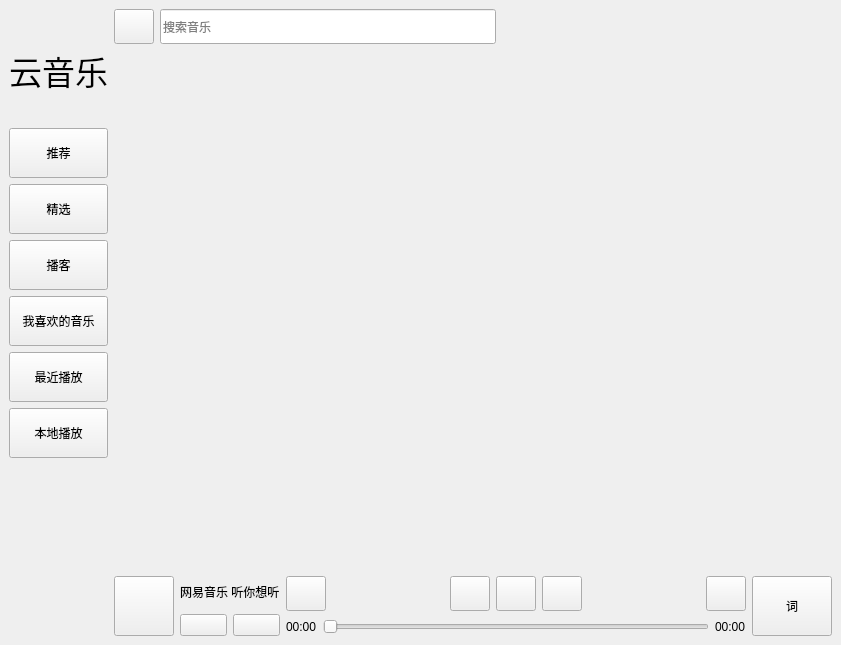
<?xml version="1.0" encoding="UTF-8"?>
<ui version="4.0">
 <class>MainWindow</class>
 <widget class="QMainWindow" name="MainWindow">
  <property name="geometry">
   <rect>
    <x>0</x>
    <y>0</y>
    <width>841</width>
    <height>645</height>
   </rect>
  </property>
  <property name="windowTitle">
   <string>MainWindow</string>
  </property>
  <widget class="QWidget" name="centralwidget">
   <layout class="QHBoxLayout" name="horizontalLayout_8">
    <item>
     <layout class="QHBoxLayout" name="horizontalLayout_7">
      <item>
       <layout class="QVBoxLayout" name="verticalLayout_3" stretch="1,3,3">
        <item>
         <layout class="QHBoxLayout" name="horizontalLayout">
          <property name="spacing">
           <number>0</number>
          </property>
          <property name="leftMargin">
           <number>0</number>
          </property>
          <property name="topMargin">
           <number>10</number>
          </property>
          <item>
           <widget class="QLabel" name="label">
            <property name="font">
             <font>
              <pointsize>25</pointsize>
             </font>
            </property>
            <property name="text">
             <string>云音乐</string>
            </property>
           </widget>
          </item>
         </layout>
        </item>
        <item>
         <layout class="QVBoxLayout" name="verticalLayout">
          <item>
           <widget class="QPushButton" name="pushButton">
            <property name="sizePolicy">
             <sizepolicy hsizetype="Minimum" vsizetype="Fixed">
              <horstretch>0</horstretch>
              <verstretch>0</verstretch>
             </sizepolicy>
            </property>
            <property name="minimumSize">
             <size>
              <width>0</width>
              <height>50</height>
             </size>
            </property>
            <property name="text">
             <string>推荐</string>
            </property>
           </widget>
          </item>
          <item>
           <widget class="QPushButton" name="pushButton_2">
            <property name="minimumSize">
             <size>
              <width>0</width>
              <height>50</height>
             </size>
            </property>
            <property name="text">
             <string>精选</string>
            </property>
           </widget>
          </item>
          <item>
           <widget class="QPushButton" name="pushButton_3">
            <property name="minimumSize">
             <size>
              <width>0</width>
              <height>50</height>
             </size>
            </property>
            <property name="text">
             <string>播客</string>
            </property>
           </widget>
          </item>
         </layout>
        </item>
        <item>
         <layout class="QVBoxLayout" name="verticalLayout_2">
          <item>
           <widget class="QPushButton" name="pushButton_4">
            <property name="minimumSize">
             <size>
              <width>0</width>
              <height>50</height>
             </size>
            </property>
            <property name="text">
             <string>我喜欢的音乐</string>
            </property>
           </widget>
          </item>
          <item>
           <widget class="QPushButton" name="pushButton_5">
            <property name="minimumSize">
             <size>
              <width>0</width>
              <height>50</height>
             </size>
            </property>
            <property name="text">
             <string>最近播放</string>
            </property>
           </widget>
          </item>
          <item>
           <widget class="QPushButton" name="pushButton_6">
            <property name="minimumSize">
             <size>
              <width>0</width>
              <height>50</height>
             </size>
            </property>
            <property name="text">
             <string>本地播放</string>
            </property>
           </widget>
          </item>
          <item>
           <spacer name="verticalSpacer">
            <property name="orientation">
             <enum>Qt::Orientation::Vertical</enum>
            </property>
            <property name="sizeHint" stdset="0">
             <size>
              <width>20</width>
              <height>40</height>
             </size>
            </property>
           </spacer>
          </item>
         </layout>
        </item>
       </layout>
      </item>
      <item>
       <layout class="QVBoxLayout" name="verticalLayout_6" stretch="1,4,1">
        <item>
         <layout class="QHBoxLayout" name="horizontalLayout_2">
          <item>
           <widget class="QPushButton" name="pushButton_7">
            <property name="minimumSize">
             <size>
              <width>0</width>
              <height>35</height>
             </size>
            </property>
            <property name="styleSheet">
             <string notr="true">image:url(:/icon/1.png)</string>
            </property>
            <property name="text">
             <string/>
            </property>
           </widget>
          </item>
          <item>
           <widget class="QLineEdit" name="lineEdit">
            <property name="minimumSize">
             <size>
              <width>0</width>
              <height>35</height>
             </size>
            </property>
            <property name="placeholderText">
             <string>搜索音乐</string>
            </property>
           </widget>
          </item>
          <item>
           <spacer name="horizontalSpacer">
            <property name="orientation">
             <enum>Qt::Orientation::Horizontal</enum>
            </property>
            <property name="sizeHint" stdset="0">
             <size>
              <width>40</width>
              <height>20</height>
             </size>
            </property>
           </spacer>
          </item>
         </layout>
        </item>
        <item>
         <widget class="QWidget" name="widget" native="true"/>
        </item>
        <item>
         <layout class="QHBoxLayout" name="horizontalLayout_6">
          <item>
           <widget class="QPushButton" name="pushButton_11">
            <property name="minimumSize">
             <size>
              <width>60</width>
              <height>60</height>
             </size>
            </property>
            <property name="styleSheet">
             <string notr="true">image:url(:/icon/img_2.png)</string>
            </property>
            <property name="text">
             <string/>
            </property>
           </widget>
          </item>
          <item>
           <layout class="QVBoxLayout" name="verticalLayout_4">
            <item>
             <widget class="QLabel" name="label_2">
              <property name="text">
               <string>网易音乐 听你想听</string>
              </property>
             </widget>
            </item>
            <item>
             <layout class="QHBoxLayout" name="horizontalLayout_3">
              <item>
               <widget class="QPushButton" name="pushButton_12">
                <property name="styleSheet">
                 <string notr="true">image:url(:/icon/28.png)</string>
                </property>
                <property name="text">
                 <string/>
                </property>
               </widget>
              </item>
              <item>
               <widget class="QPushButton" name="pushButton_13">
                <property name="styleSheet">
                 <string notr="true">image:url(:/icon/36.png)</string>
                </property>
                <property name="text">
                 <string/>
                </property>
               </widget>
              </item>
             </layout>
            </item>
           </layout>
          </item>
          <item>
           <layout class="QVBoxLayout" name="verticalLayout_5">
            <item>
             <layout class="QHBoxLayout" name="horizontalLayout_4">
              <item>
               <widget class="QPushButton" name="pushButton_14">
                <property name="minimumSize">
                 <size>
                  <width>0</width>
                  <height>35</height>
                 </size>
                </property>
                <property name="styleSheet">
                 <string notr="true">image:url(:/icon/18.png)</string>
                </property>
                <property name="text">
                 <string/>
                </property>
               </widget>
              </item>
              <item>
               <spacer name="horizontalSpacer_2">
                <property name="orientation">
                 <enum>Qt::Orientation::Horizontal</enum>
                </property>
                <property name="sizeHint" stdset="0">
                 <size>
                  <width>40</width>
                  <height>20</height>
                 </size>
                </property>
               </spacer>
              </item>
              <item>
               <widget class="QPushButton" name="pushButton_15">
                <property name="minimumSize">
                 <size>
                  <width>0</width>
                  <height>35</height>
                 </size>
                </property>
                <property name="styleSheet">
                 <string notr="true">image:url(:/icon/44.png)</string>
                </property>
                <property name="text">
                 <string/>
                </property>
               </widget>
              </item>
              <item>
               <widget class="QPushButton" name="pushButton_16">
                <property name="minimumSize">
                 <size>
                  <width>0</width>
                  <height>35</height>
                 </size>
                </property>
                <property name="styleSheet">
                 <string notr="true">image:url(:/icon/42.png)</string>
                </property>
                <property name="text">
                 <string/>
                </property>
               </widget>
              </item>
              <item>
               <widget class="QPushButton" name="pushButton_17">
                <property name="minimumSize">
                 <size>
                  <width>0</width>
                  <height>35</height>
                 </size>
                </property>
                <property name="styleSheet">
                 <string notr="true">image:url(:/icon/46.png)</string>
                </property>
                <property name="text">
                 <string/>
                </property>
               </widget>
              </item>
              <item>
               <spacer name="horizontalSpacer_3">
                <property name="orientation">
                 <enum>Qt::Orientation::Horizontal</enum>
                </property>
                <property name="sizeHint" stdset="0">
                 <size>
                  <width>40</width>
                  <height>20</height>
                 </size>
                </property>
               </spacer>
              </item>
              <item>
               <widget class="QPushButton" name="pushButton_18">
                <property name="minimumSize">
                 <size>
                  <width>0</width>
                  <height>35</height>
                 </size>
                </property>
                <property name="styleSheet">
                 <string notr="true">image:url(:/icon/33.png)</string>
                </property>
                <property name="text">
                 <string/>
                </property>
               </widget>
              </item>
             </layout>
            </item>
            <item>
             <layout class="QHBoxLayout" name="horizontalLayout_5">
              <item>
               <widget class="QLabel" name="label_3">
                <property name="text">
                 <string>00:00</string>
                </property>
               </widget>
              </item>
              <item>
               <widget class="QSlider" name="horizontalSlider">
                <property name="orientation">
                 <enum>Qt::Orientation::Horizontal</enum>
                </property>
               </widget>
              </item>
              <item>
               <widget class="QLabel" name="label_4">
                <property name="text">
                 <string>00:00</string>
                </property>
               </widget>
              </item>
             </layout>
            </item>
           </layout>
          </item>
          <item>
           <widget class="QPushButton" name="pushButton_19">
            <property name="minimumSize">
             <size>
              <width>60</width>
              <height>60</height>
             </size>
            </property>
            <property name="text">
             <string>词</string>
            </property>
           </widget>
          </item>
         </layout>
        </item>
       </layout>
      </item>
     </layout>
    </item>
   </layout>
  </widget>
 </widget>
 <resources/>
 <connections/>
</ui>
